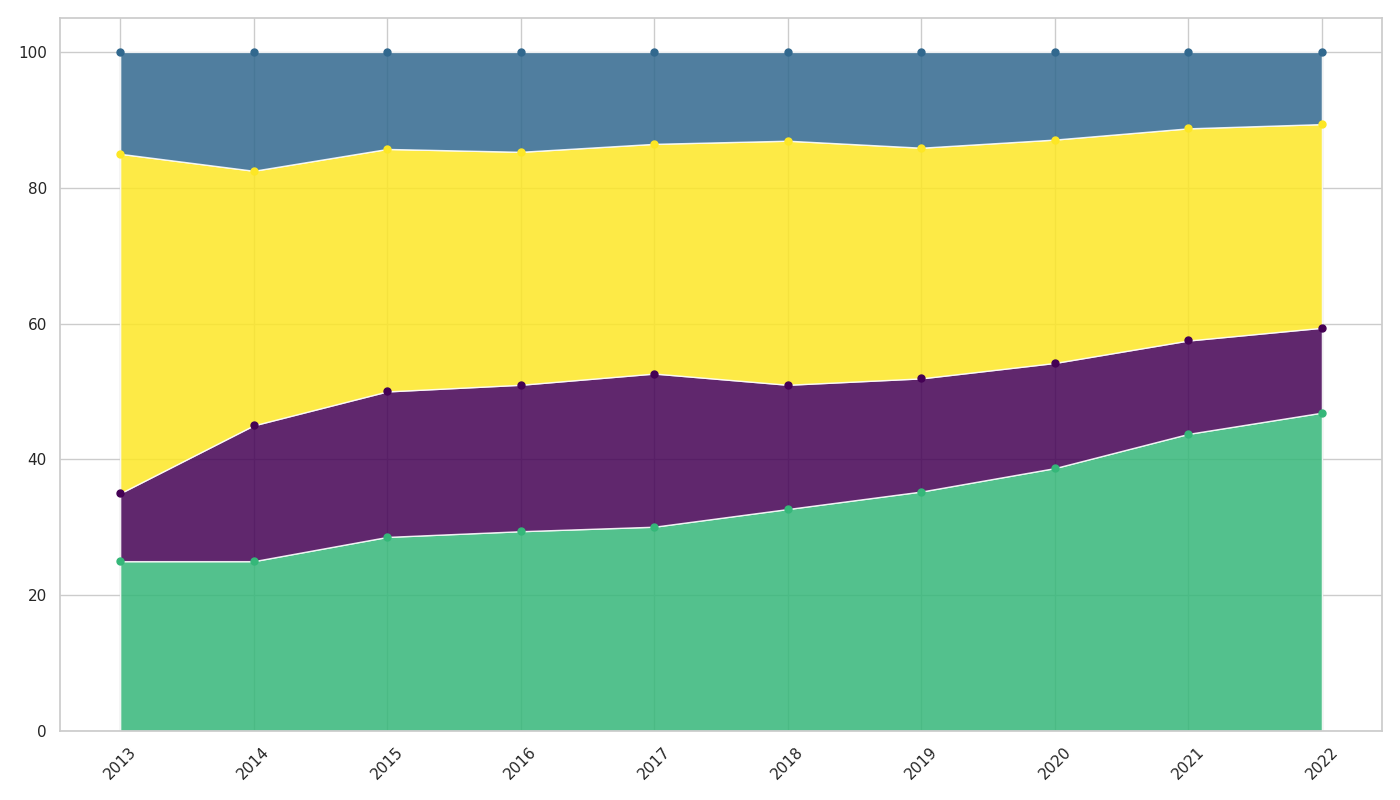

Source code (Python):
import matplotlib.pyplot as plt
import numpy as np
from matplotlib import cm

years = np.arange(2013, 2023)
ai_adoption = np.array([5, 10, 20, 30, 40, 50, 55, 60, 70, 75])
blockchain_adoption = np.array([2, 8, 15, 22, 30, 28, 26, 24, 22, 20])
iot_adoption = np.array([10, 15, 25, 35, 45, 55, 53, 51, 50, 48])
ar_adoption = np.array([3, 7, 10, 15, 18, 20, 22, 20, 18, 17])

total_adoption = ai_adoption + blockchain_adoption + iot_adoption + ar_adoption
ai_adoption_percentage = (ai_adoption / total_adoption) * 100
blockchain_adoption_percentage = (blockchain_adoption / total_adoption) * 100
iot_adoption_percentage = (iot_adoption / total_adoption) * 100
ar_adoption_percentage = (ar_adoption / total_adoption) * 100

adoption_data = np.vstack([ai_adoption_percentage, blockchain_adoption_percentage, iot_adoption_percentage, ar_adoption_percentage])

fig, ax = plt.subplots(figsize=(14, 8), dpi=100)

colors = cm.viridis(np.linspace(0, 1, 4))
shuffled_colors = [colors[2], colors[0], colors[3], colors[1]]

ax.stackplot(years, adoption_data, colors=shuffled_colors, alpha=0.85)

for i, percentage in enumerate(adoption_data):
    ax.plot(years, np.cumsum(adoption_data, axis=0)[i], marker='o', markersize=5, linestyle='None', color=shuffled_colors[i])

ax.set_xticks(years)
ax.set_xticklabels(years, rotation=45)

plt.tight_layout()
plt.show()
